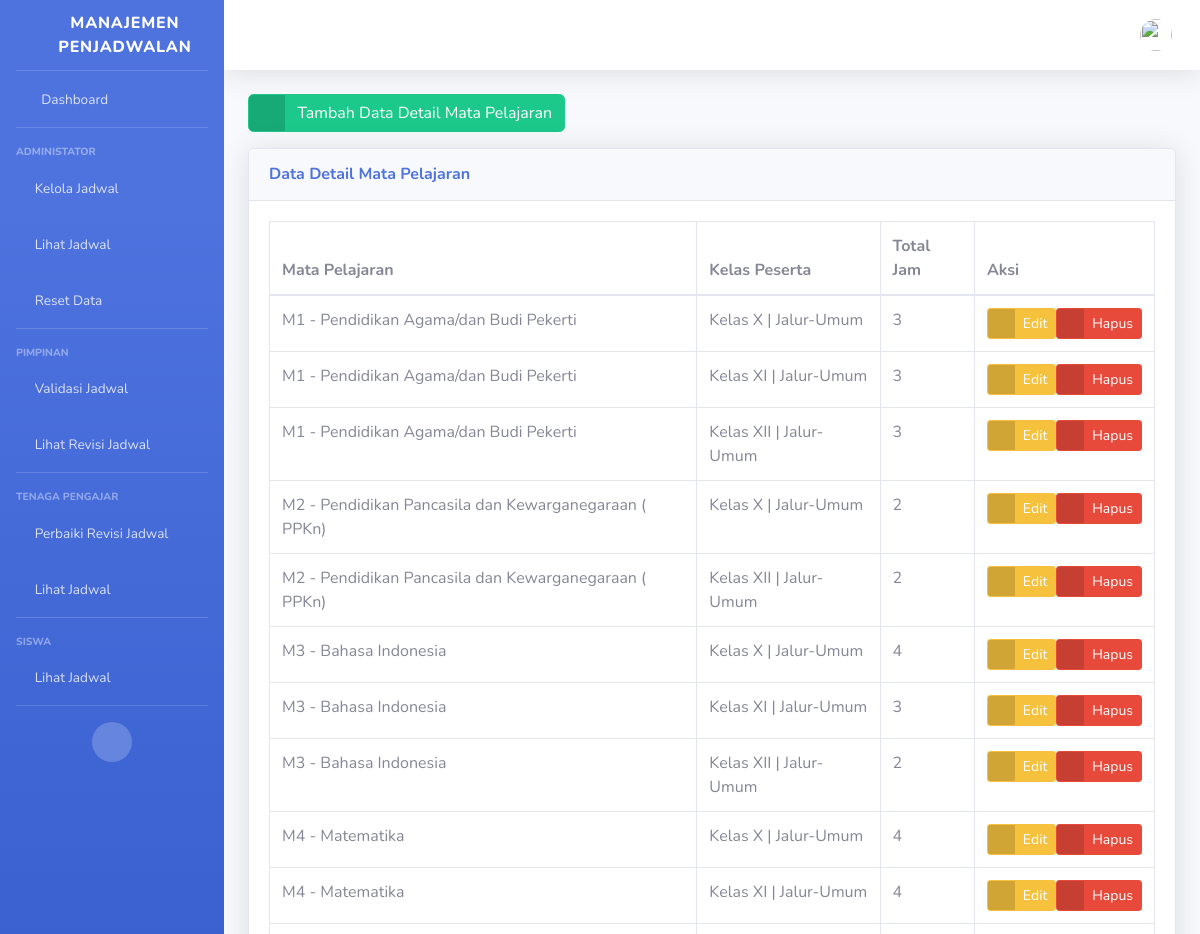
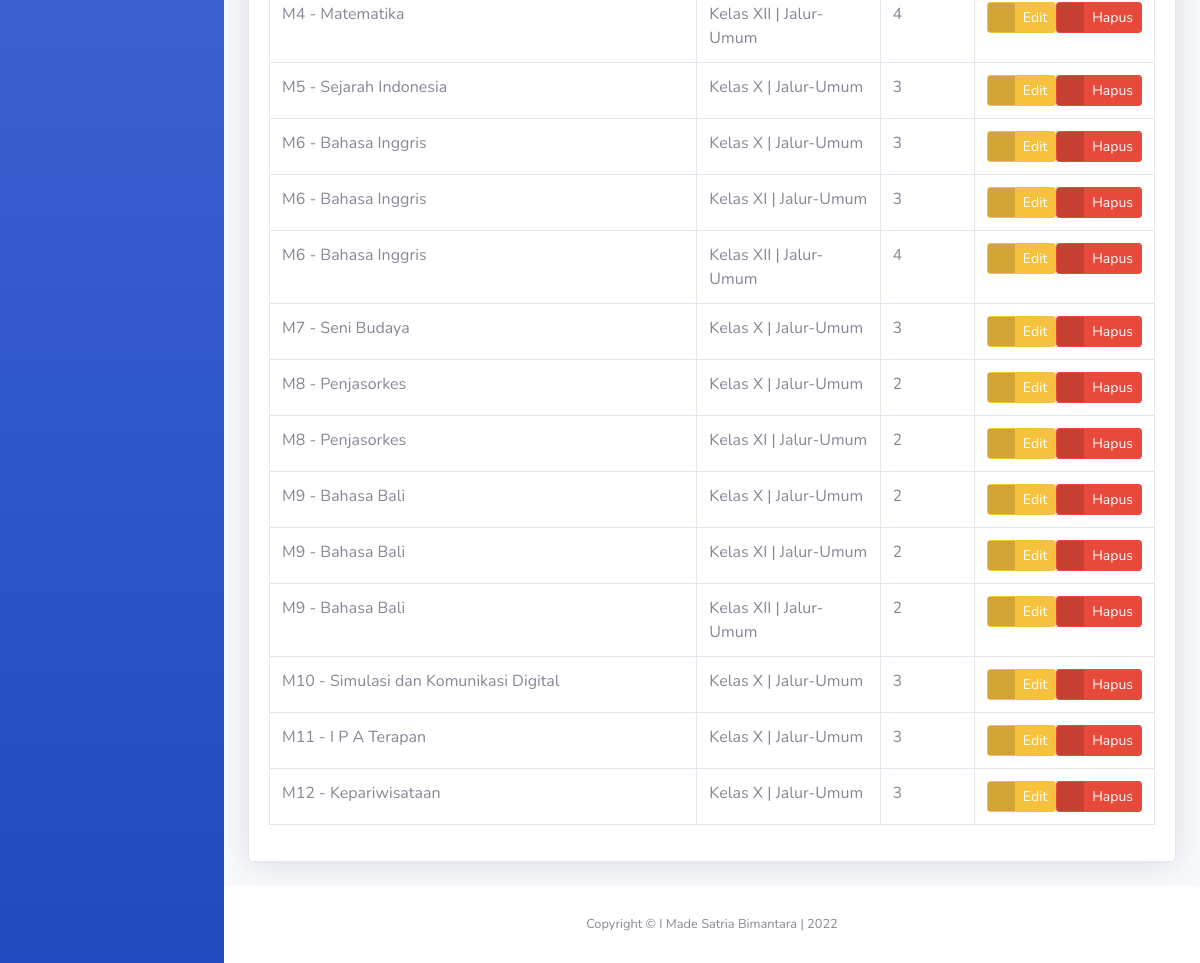
Screenshot of /administrator/detail_mata_pelajaran/ (signed in) with the database file from the repository (2 pictures, top to bottom).
### administrator/models.py (models this page shows, shortened)
class DetailMataPelajaran(models.Model):
    mapel = models.ForeignKey(
        MataPelajaran,
        on_delete=models.CASCADE
    )
    kelas_peserta = models.ForeignKey(
        DetailKelas,
        on_delete=models.CASCADE,
    )
    total_jam = models.PositiveSmallIntegerField(
        'Total Jam Pelajaran',
        blank=True,
        null=True
    )
    published = models.DateTimeField(
        auto_now_add=True,
        editable=False
    )
    updated = models.DateTimeField(
        auto_now=True,
        editable=False
    )
    class Meta:
        ordering = ['id']
        verbose_name_plural = "Detail Mata Pelajaran"

class MataPelajaran(models.Model):
    kode_mapel = models.CharField(
        'Kode Mata Pelajaran',
        max_length=10,
        unique=True
    )
    mapel = models.CharField(
        'Nama Mata Pelajaran',
        max_length=100,
    )
    published = models.DateTimeField(
        auto_now_add=True,
        editable=False
    )
    updated = models.DateTimeField(
        auto_now=True,
        editable=False
    )
    class Meta:
        ordering = ['id']
        verbose_name_plural = "Mata Pelajaran"
    def __str__(self):
        return "{} - {}".format(self.kode_mapel, self.mapel)

class DetailKelas(models.Model):
    kelas = models.ForeignKey(
        Kelas,
        on_delete=models.CASCADE,
    )
    jalur = models.ForeignKey(
        Jalur,
        on_delete=models.CASCADE,
    )
    class Meta:
        ordering = ['kelas']
        verbose_name_plural = "Detail Kelas Peserta"
    def __str__(self):
        return "{} | Jalur-{}".format(
            self.kelas,
            self.jalur.nama_jalur
        )

class Jalur(models.Model):
    kode_jalur = models.CharField(
        'Kode Unik Jalur',
        max_length=5,
        unique=True
    )
    nama_jalur = models.CharField(
        'Nama Jalur',
        max_length=25,
    )
    published = models.DateTimeField(
        auto_now_add=True,
        editable=False
    )
    updated = models.DateTimeField(
        auto_now=True,
        editable=False
    )
    class Meta:
        ordering = ['published']
        verbose_name_plural = "Jalur"

class Kelas(models.Model):
    CHOICES_KELAS = (
        ('Kelas X', 'Kelas X'),
        ('Kelas XI', 'Kelas XI'),
        ('Kelas XII', 'Kelas XII'),
    )
    nama_kelas = models.CharField(
        'Nama Kelas',
        choices=CHOICES_KELAS,
        max_length=12,
        unique=True
    )
    class Meta:
        ordering = ['nama_kelas']
        verbose_name_plural = "Kelas"
    def __str__(self):
        return self.nama_kelas

### administrator/mapel_views.py (the view)
# urls.py: path('detail_mata_pelajaran/', DetailMataPelajaranIndexView.as_view(),
class DetailMataPelajaranIndexView(LoginRequiredMixin, UserPassesTestMixin, ListView):
    template_name = 'administrator/mapel/index_detail_mapel.html'
    context = {
        'title_page': "Database | Mapping Mata Pelajaran",
        'subtitle_page': "Halaman Mapping Mata Pelajaran"
    }
    def get(self, request):
        all_detailmapel = DetailMataPelajaran.objects.all()
        self.context.update(
            {
                'all_detailmapel': all_detailmapel,
            }
        )
        return render(request, self.template_name, self.context)
    def test_func(self):
        return self.request.user.groups.filter(name='administrator')

### administrator/templatetags/auth_extras.py (called while the page is built)
@register.filter(name='has_group')
def has_group(user, group_name):
    return user.groups.filter(name=group_name).exists()

@register.filter(name='exclude_group')
def exclude_group(user, group_name):
    return user.groups.exclude(name=group_name).exists()

### templates/administrator/mapel/index_detail_mapel.html (shortened to what this page needs)
{% extends 'base.html' %}
{% block page_content %}
<div class="row">
    <div class="col">
        <a href="{% url 'administrator_IT:detail_mata_pelajaran_create' %}" class="btn btn-success btn-icon-split">
            <span class="icon text-white-50">
                <i class="fas fa-plus-circle"></i>
            </span>
            <span class="text">Tambah Data Detail Mata Pelajaran</span>
        </a>
    </div>
</div>
<div class="row mt-3">
    <div class="col">
        <div class="card shadow mb-4">
            <a href="#collapseCardDetailMataPelajaran" class="d-block card-header py-3" data-toggle="collapse"
                role="button" aria-expanded="true" aria-controls="collapseCardDetailMataPelajaran">
                <h6 class="m-0 font-weight-bold text-primary">Data Detail Mata Pelajaran</h6>
            </a>
            <div class="collapse show" id="collapseCardDetailMataPelajaran">
                <div class="card-body">
                    <div class="table-responsive">
                        <table class="table table-bordered" id="tableDetailMataPelajaran" width="100%" cellspacing="0">
                            <thead>
                                <tr>
                                    <th>Mata Pelajaran</th>
                                    <th>Kelas Peserta</th>
                                    <th>Total Jam</th>
                                    <th>Aksi</th>
                                </tr>
                            </thead>
                            <tbody>
                                {% for detailmapel in all_detailmapel %}
                                <tr>
                                    <td>{{detailmapel.mapel}}</td>
                                    <td>{{detailmapel.kelas_peserta}}</td>
                                    <td>{{detailmapel.total_jam}}</td>
                                    <td>
                                        <div class="d-flex justify-content-end">
                                            <a href="{% url 'administrator_IT:detail_mata_pelajaran_update' detailmapel.id %}"
                                                class="btn btn-warning btn-icon-split btn-sm">
                                                <span class="icon text-white-50">
                                                    <i class="fas fa-exclamation-triangle"></i>
                                                </span>
                                                <span class="text">Edit</span>
                                            </a>
                                            <a href="{% url 'administrator_IT:detail_mata_pelajaran_delete' detailmapel.id %}"
                                                class="btn btn-danger btn-icon-split btn-sm">
                                                <span class="icon text-white-50">
                                                    <i class="fas fa-trash"></i>
                                                </span>
                                                <span class="text">Hapus</span>
                                            </a>
                                        </div>
                                    </td>
                                </tr>
                                {% endfor %}
                            </tbody>
                        </table>
                    </div>
                </div>
            </div>
        </div>
    </div>
</div>
{% endblock page_content %}

### rows the page displays
DetailMataPelajaran: mapel "M1 - Pendidikan Agama/dan Budi Pekerti", kelas_peserta "Kelas X | Jalur-Umum", total_jam "3"
DetailMataPelajaran: mapel "M1 - Pendidikan Agama/dan Budi Pekerti", kelas_peserta "Kelas XI | Jalur-Umum", total_jam "3"
DetailMataPelajaran: mapel "M1 - Pendidikan Agama/dan Budi Pekerti", kelas_peserta "Kelas XII | Jalur-Umum", total_jam "3"
DetailMataPelajaran: mapel "M2 - Pendidikan Pancasila dan Kewarganegaraan ( PPKn)", kelas_peserta "Kelas X | Jalur-Umum", total_jam "2"
DetailMataPelajaran: mapel "M2 - Pendidikan Pancasila dan Kewarganegaraan ( PPKn)", kelas_peserta "Kelas XII | Jalur-Umum", total_jam "2"
DetailMataPelajaran: mapel "M3 - Bahasa Indonesia", kelas_peserta "Kelas X | Jalur-Umum", total_jam "4"
DetailMataPelajaran: mapel "M3 - Bahasa Indonesia", kelas_peserta "Kelas XI | Jalur-Umum", total_jam "3"
DetailMataPelajaran: mapel "M3 - Bahasa Indonesia", kelas_peserta "Kelas XII | Jalur-Umum", total_jam "2"
DetailMataPelajaran: mapel "M4 - Matematika", kelas_peserta "Kelas X | Jalur-Umum", total_jam "4"
DetailMataPelajaran: mapel "M4 - Matematika", kelas_peserta "Kelas XI | Jalur-Umum", total_jam "4"
DetailMataPelajaran: mapel "M4 - Matematika", kelas_peserta "Kelas XII | Jalur-Umum", total_jam "4"
DetailMataPelajaran: mapel "M5 - Sejarah Indonesia", kelas_peserta "Kelas X | Jalur-Umum", total_jam "3"
DetailMataPelajaran: mapel "M6 - Bahasa Inggris", kelas_peserta "Kelas X | Jalur-Umum", total_jam "3"
DetailMataPelajaran: mapel "M6 - Bahasa Inggris", kelas_peserta "Kelas XI | Jalur-Umum", total_jam "3"
DetailMataPelajaran: mapel "M6 - Bahasa Inggris", kelas_peserta "Kelas XII | Jalur-Umum", total_jam "4"
DetailMataPelajaran: mapel "M7 - Seni Budaya", kelas_peserta "Kelas X | Jalur-Umum", total_jam "3"
DetailMataPelajaran: mapel "M8 - Penjasorkes", kelas_peserta "Kelas X | Jalur-Umum", total_jam "2"
DetailMataPelajaran: mapel "M8 - Penjasorkes", kelas_peserta "Kelas XI | Jalur-Umum", total_jam "2"
DetailMataPelajaran: mapel "M9 - Bahasa Bali", kelas_peserta "Kelas X | Jalur-Umum", total_jam "2"
DetailMataPelajaran: mapel "M9 - Bahasa Bali", kelas_peserta "Kelas XI | Jalur-Umum", total_jam "2"
DetailMataPelajaran: mapel "M9 - Bahasa Bali", kelas_peserta "Kelas XII | Jalur-Umum", total_jam "2"
DetailMataPelajaran: mapel "M10 - Simulasi dan Komunikasi Digital", kelas_peserta "Kelas X | Jalur-Umum", total_jam "3"
DetailMataPelajaran: mapel "M11 - I P A Terapan", kelas_peserta "Kelas X | Jalur-Umum", total_jam "3"
DetailMataPelajaran: mapel "M12 - Kepariwisataan", kelas_peserta "Kelas X | Jalur-Umum", total_jam "3"
